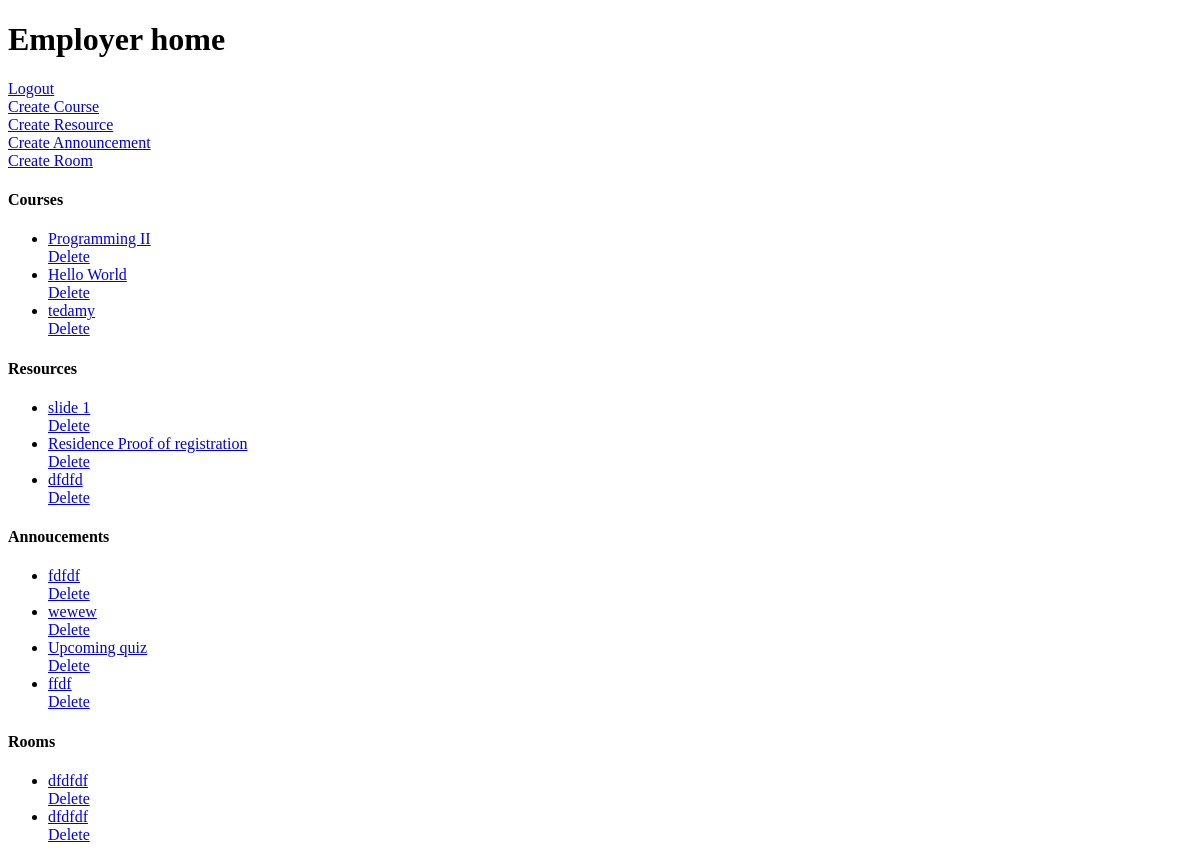
The page /employer_home/8/ (signed in) on the database as committed earlier.
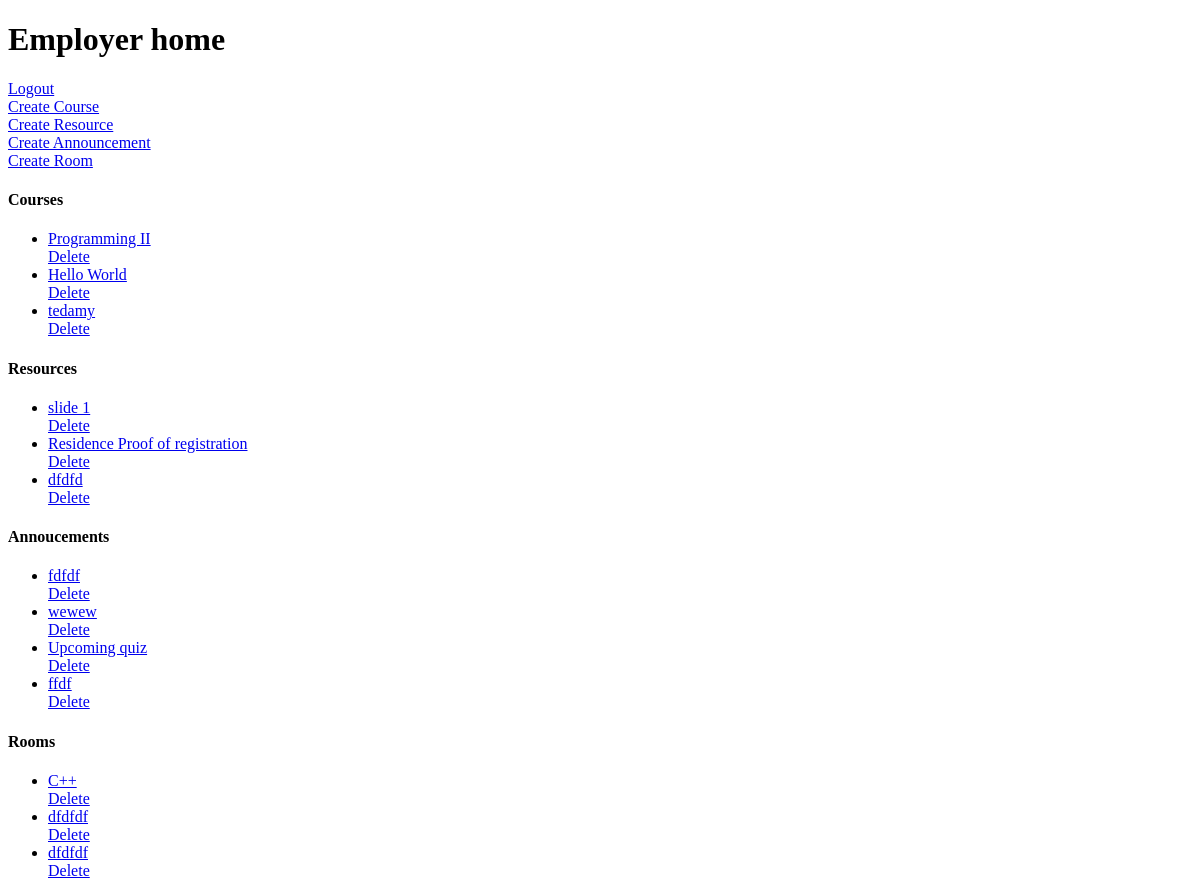
The same page on the database as committed later.
### myapp/models.py (models this page shows)
class Course(models.Model):
    name = models.CharField(max_length=100)
    description = models.TextField(blank=True, null=True)
    instructor = models.ForeignKey(User, on_delete=models.CASCADE)
    course_participants = models.ManyToManyField(User, related_name='course_participants', blank=True)
    created = models.DateField(auto_now_add=True)
    updated = models.DateField(auto_now=True)
    def __str__(self):
        return self.name

class Resource(models.Model):
    name = models.CharField(max_length=30)
    course = models.ForeignKey(Course, on_delete=models.CASCADE)
    description = models.TextField(max_length=50, blank=True)
    youtubeLink = models.TextField(blank=True)
    file = models.FileField(upload_to='resources/', blank=True)
    created  = models.DateTimeField(auto_now_add=True)
    updated = models.DateTimeField(auto_now=True)
    def __str__(self):
        return self.name

class Announcement(models.Model):
    title = models.CharField(max_length=200)
    content = models.TextField(blank=True, null=True)
    course = models.ForeignKey(Course, on_delete=models.CASCADE)
    date = models.DateTimeField(auto_now_add=True)
    created  = models.DateTimeField(auto_now_add=True)
    updated = models.DateTimeField(auto_now=True)
    def __str__(self):
        return self.title

class Room(models.Model):
    room_topic = models.CharField(max_length=200, null=True)
    course = models.ForeignKey(Course, on_delete=models.CASCADE)
    room_description = models.TextField(null=True, blank=True)
    created  = models.DateTimeField(auto_now_add=True)
    updated = models.DateTimeField(auto_now=True)
    def __str__(self):
        return self.room_topic

### myapp/views.py (the view)
# urls.py: path('employer_home/<str:pk>/', views.employerHome, name='employer-home'),
def employerHome(request, pk):
    user = request.user
    courses = Course.objects.filter(instructor=user)
    resources = Resource.objects.filter(course__in=courses)
    rooms = Room.objects.filter(course__in=courses)
    announcements = Announcement.objects.filter(course__in=courses)
    context = {
        'courses': courses,
        'resources': resources,
        'rooms': rooms,
        'announcements': announcements
    }
    return render(request, "myapp/employer_home.html", context)

### myapp/templates/myapp/employer_home.html (shortened to what this page needs)
<!DOCTYPE html>
<html lang="en">
    <head>
    </head>
    <body>
        <h1>Employer home</h1>
        <div>
            <a href="{% url 'logout' %}">Logout</a>
        </div>
        <div>
            <a href="{% url 'create-course' request.user %}">Create Course</a>
        </div>
        <div>
            <a href="{% url 'create-resource' request.user %}"
                >Create Resource</a
            >
        </div>
        <div>
            <a href="{% url 'create-announcement' request.user %}"
                >Create Announcement</a
            >
        </div>
        <div>
            <a href="{% url 'create-room' request.user %}">Create Room</a>
        </div>
        <div class="display-course">
            <h4>Courses</h4>
            <ul>
                {% for course in courses %}
                <li>
                    <a href="{% url 'update-course' course.id %}">{{course}}</a>
                    <br>
                    <a href="{% url 'delete-course' course.id %}">Delete</a>
                </li>
                {% endfor %}
            </ul>
        </div>
        <div class="display-resource">
            <h4>Resources</h4>
            <ul>
                {% for resource in resources %}
                <li>
                    <a href="{% url 'update-resource' resource.id %}"
                        >{{resource}}</a
                    >
                    <br>
                    <a href="{% url 'delete-resource' resource.id %}">Delete</a>
                </li>
                {% endfor %}
            </ul>
        </div>
        <div class="display-announcement">
            <h4>Annoucements</h4>
            <ul>
                {% for announcement in announcements %}
                <li>
                    <a href="{% url 'update-announcement' announcement.id %}"
                        >{{announcement}}</a
                    >
                    <br>
                    <a href="{% url 'delete-announcement' announcement.id %}">Delete</a>
                </li>
                {% endfor %}
            </ul>
        </div>
        <div class="display-room">
            <h4>Rooms</h4>
            <ul>
                {% for room in rooms %}
                <li>
                    <a href="{% url 'update-room' room.id %}">{{room}}</a>
                    <br>
                    <a href="{% url 'delete-room' room.id %}">Delete</a>
                </li>
                {% endfor %}
            </ul>
        </div>
    </body>
</html>

Rows that differ between the two databases and show on the page:
added Room: room_topic "C++"
